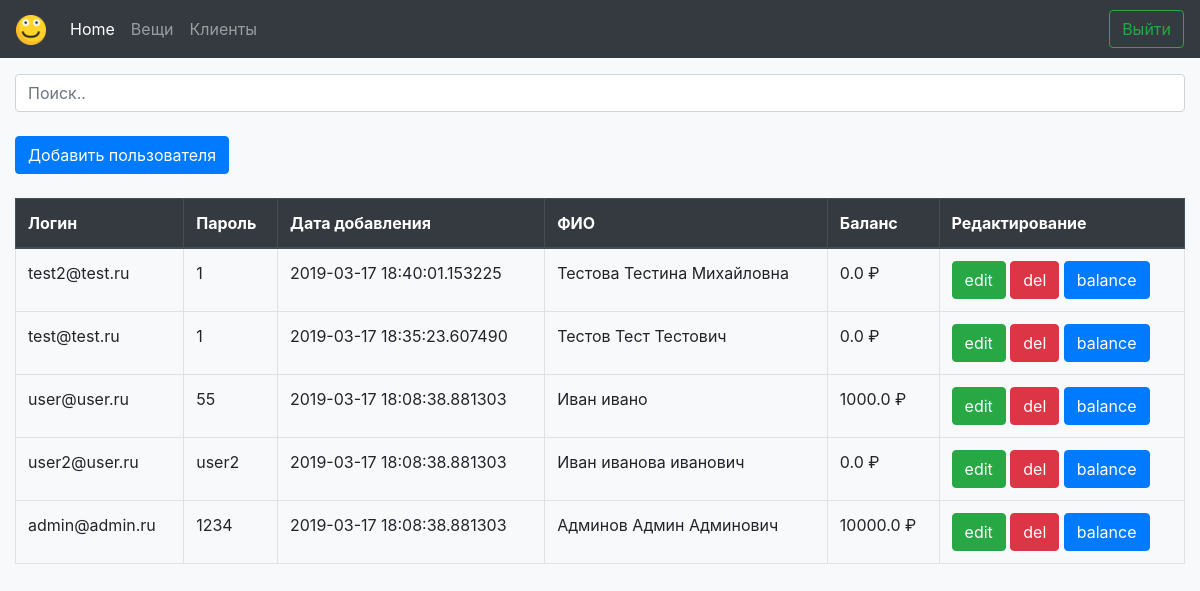
Before: /client (signed in) with the older database file.
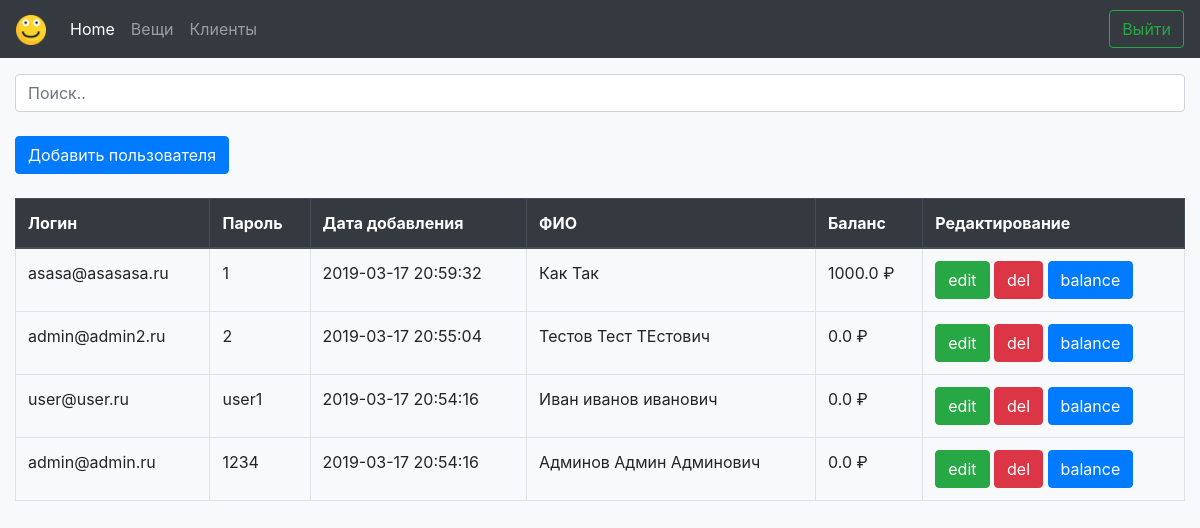
After: the same page with the newer database file.
### model.py (models this page shows)
class Autorization(UserMixin, Model):
    login = TextField(unique=True)
    password = TextField()
    time = DateTimeField(default=datetime.today().replace(microsecond=0))
    full_name = TextField()
    balance = FloatField(default=0)
    class Meta:
        database = db

### app.py (the view)
@app.route('/client')
@login_required
def client():
    if current_user.login == 'admin@admin.ru':
        data = Autorization.select().order_by(Autorization.time.desc())
        auto = []
        for i in data:
            auto.append((i.id, i.login, i.password, str(i.time), i.full_name, i.balance))
        return render_template('client.html', datas=auto)
    return '<h1>Вам сюда нельзя</h1>'

### app.py (called while the page is built)
@login_manager.user_loader
def load_user(user_id):
    return Autorization.select().where(Autorization.id == user_id).first()

### templates/client.html (shortened to what this page needs)
{% extends "base.html" %}
{% block content %}
    <div class="container col-md-12">
        <input class="form-control" id="myInput" type="text" placeholder="Поиск..">
        <br>
        <a href="/add_client" class="btn btn-primary" role="button" aria-pressed="true">Добавить пользователя</a>
        <br>
        <br>
        <table class="table table-bordered">
            <thead class="thead-dark">
            <tr>
                <th>Логин</th>
                <th>Пароль</th>
                <th>Дата добавления</th>
                <th>ФИО</th>
                <th>Баланс</th>
                <th>Редактирование</th>
            </tr>
            </thead>
            <tbody id="myTable">
            {% for data in datas %}
                <tr>
                    <td>{{ data.1 }}</td>
                    <td>{{ data.2 }}</td>
                    <td>{{ data.3 }}</td>
                    <td>{{ data.4 }}</td>
                    <td>{{ data.5 }} ₽</td>
                    <td>
                        <a href="/edit/{{ data.0 }}" class="btn btn-success" role="button" aria-pressed="true">edit</a>
                        <a href="/del/{{ data.0 }}" class="btn btn-danger" role="button" aria-pressed="true">del </a>
                        <a href="/balance/{{ data.0 }}" class="btn btn-primary" role="button" aria-pressed="true">balance</a>
                    </td>
                </tr>
            {% endfor %}
            </tbody>
        </table>
    </div>
{% endblock %}

### templates/base.html (shortened to what this page needs)
<!doctype html>
<html lang="en">
<head>
    <link rel="stylesheet" href="https://stackpath.bootstrapcdn.com/bootstrap/4.3.1/css/bootstrap.min.css"
>
</head>
<body class="bg-light">
<nav class="navbar navbar-expand-lg navbar-dark bg-dark sticky-top">
    <a href="#" class="navbar-brand">
        <img src="/static/emoji.png" width="30" height="30" alt="logo">
    </a>
    <div class="collapse navbar-collapse" id="navbarSupportedContent">
        <ul class="navbar-nav mr-auto">
            <li class="nav-item active">
                <a href="#" class="nav-link">Home</a>
            </li>
            <li class="nav-item">
                <a href="#" class="nav-link">Вещи</a>
            </li>
            <li class="nav-item">
                <a href="/client" class="nav-link">Клиенты</a>
            </li>
        </ul>
        <a type="button" class="btn btn-outline-success my-2 my-sm-0" href="/logout">Выйти</a>
    </div>
</nav>
{% block content %}
{% endblock %}
</body>
</html>

Changed rows visible on the page:
removed Autorization: login "user2@user.ru", password "user2", time "2019-03-17 18:08:38.881303", full_name "Иван иванова иванович", balance "0.0"
changed Autorization: login "test2@test.ru" → "asasa@asasasa.ru"; time "2019-03-17 18:40:01.153225" → "2019-03-17 20:59:32"; full_name "Тестова Тестина Михайловна" → "Как Так"; balance "0.0" → "1000.0"
changed Autorization: login "test@test.ru" → "admin@admin2.ru"; password "1" → "2"; time "2019-03-17 18:35:23.607490" → "2019-03-17 20:55:04"; full_name "Тестов Тест Тестович" → "Тестов Тест ТЕстович"
changed Autorization "user@user.ru": password "55" → "user1"; time "2019-03-17 18:08:38.881303" → "2019-03-17 20:54:16"; full_name "Иван ивано" → "Иван иванов иванович"; balance "1000.0" → "0.0"
changed Autorization "admin@admin.ru": time "2019-03-17 18:08:38.881303" → "2019-03-17 20:54:16"; balance "10000.0" → "0.0"
